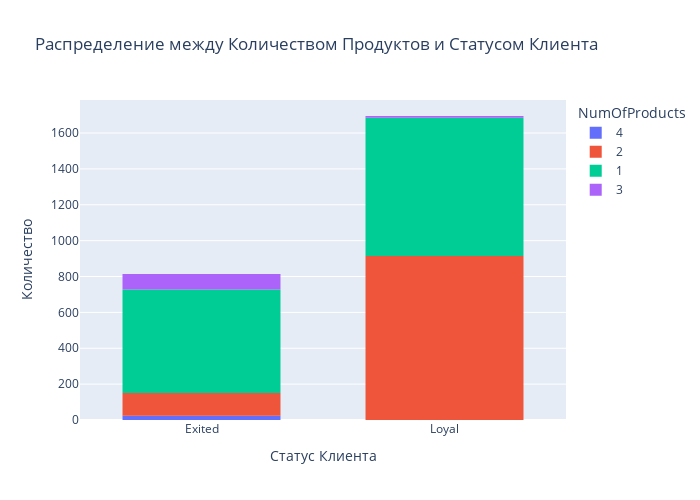

Notebook code for this chart:
### Markdown cell above
Распределение между Количеством Продуктов и Статусом Клиента

### Code cell
#build a histogram
fig = px.histogram(
    churn_data,
    x = 'Status',
    color = 'NumOfProducts',
    width = 700,
    height = 500,
    title='Распределение между Количеством Продуктов и Статусом Клиента'
)

#set the title of the axis
fig.update_layout(
   xaxis_title_text='Статус Клиента',
   yaxis_title_text='Количество',
   bargap=0.35
)

fig.show()

### Figure 1 — Plotly figure (JSON) as saved in the notebook; plotly's stock layout.template omitted (floating-point values rounded to 4 significant figures; data arrays with more than 128 entries replaced by an {"elided": "..."} marker saying what was removed)
{"data": [{"alignmentgroup": "True", "bingroup": "x", "hovertemplate": "NumOfProducts=4<br>Status=%{x}<br>count=%{y}<extra></extra>", "legendgroup": "4", "marker": {"color": "#636efa", "pattern": {"shape": ""}}, "name": "4", "offsetgroup": "4", "orientation": "v", "showlegend": true, "type": "histogram", "x": ["Exited", "Exited", "Exited", "Exited", "Exited", "Exited", "Exited", "Exited", "Exited", "Exited", "Exited", "Exited", "Exited", "Exited", "Exited", "Exited", "Exited", "Exited", "Exited", "Exited", "Exited", "Exited", "Exited", "Exited"], "xaxis": "x", "yaxis": "y"}, {"alignmentgroup": "True", "bingroup": "x", "hovertemplate": "NumOfProducts=2<br>Status=%{x}<br>count=%{y}<extra></extra>", "legendgroup": "2", "marker": {"color": "#EF553B", "pattern": {"shape": ""}}, "name": "2", "offsetgroup": "2", "orientation": "v", "showlegend": true, "type": "histogram", "x": {"elided": "1040 str values"}, "xaxis": "x", "yaxis": "y"}, {"alignmentgroup": "True", "bingroup": "x", "hovertemplate": "NumOfProducts=1<br>Status=%{x}<br>count=%{y}<extra></extra>", "legendgroup": "1", "marker": {"color": "#00cc96", "pattern": {"shape": ""}}, "name": "1", "offsetgroup": "1", "orientation": "v", "showlegend": true, "type": "histogram", "x": {"elided": "1349 str values"}, "xaxis": "x", "yaxis": "y"}, {"alignmentgroup": "True", "bingroup": "x", "hovertemplate": "NumOfProducts=3<br>Status=%{x}<br>count=%{y}<extra></extra>", "legendgroup": "3", "marker": {"color": "#ab63fa", "pattern": {"shape": ""}}, "name": "3", "offsetgroup": "3", "orientation": "v", "showlegend": true, "type": "histogram", "x": ["Exited", "Exited", "Exited", "Exited", "Exited", "Exited", "Exited", "Exited", "Exited", "Exited", "Exited", "Exited", "Exited", "Loyal", "Exited", "Exited", "Exited", "Exited", "Exited", "Loyal", "Exited", "Loyal", "Exited", "Exited", "Exited", "Exited", "Exited", "Exited", "Exited", "Exited", "Exited", "Exited", "Exited", "Exited", "Exited", "Exited", "Exited", "Exited", "Exited", "Exited", "Exited", "Exited", "Exited", "Exited", "Exited", "Exited", "Exited", "Exited", "Loyal", "Exited", "Exited", "Loyal", "Loyal", "Exited", "Exited", "Loyal", "Exited", "Exited", "Exited", "Exited", "Exited", "Exited", "Exited", "Exited", "Exited", "Exited", "Exited", "Exited", "Exited", "Exited", "Exited", "Exited", "Exited", "Exited", "Exited", "Loyal", "Loyal", "Exited", "Exited", "Exited", "Exited", "Loyal", "Exited", "Exited", "Exited", "Exited", "Exited", "Exited", "Exited", "Exited", "Exited", "Exited", "Exited", "Exited", "Exited", "Exited"], "xaxis": "x", "yaxis": "y"}], "layout": {"bargap": 0.35, "barmode": "relative", "height": 500, "legend": {"title": {"text": "NumOfProducts"}, "tracegroupgap": 0}, "title": {"text": "Распределение между Количеством Продуктов и Статусом Клиента"}, "width": 700, "xaxis": {"anchor": "y", "domain": [0, 1], "title": {"text": "Статус Клиента"}}, "yaxis": {"anchor": "x", "domain": [0, 1], "title": {"text": "Количество"}}}}
